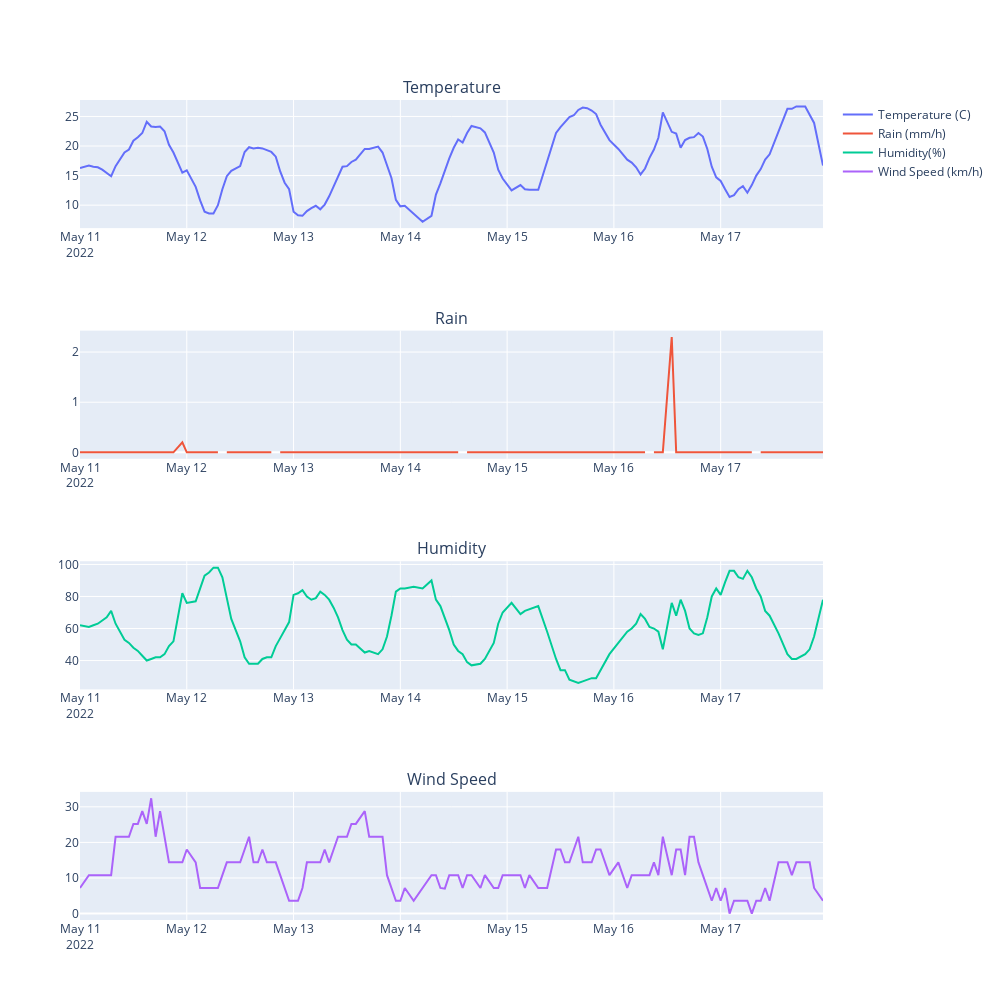

Write notebook code for a chart like this one.
### Code cell
fig = make_subplots(rows=4, cols=1, subplot_titles=("Temperature","Rain","Humidity", "Wind Speed"))

fig.append_trace(go.Scatter(name='Temperature (C)',x=weather['date'], y=weather['temp']),row=1,col=1)

fig.append_trace(go.Scatter(name='Rain (mm/h)', x=weather['date'], y=weather['rain']),row=2,col=1)

fig.append_trace(go.Scatter(name='Humidity(%)', x=weather['date'], y=weather['humidity']),row=3,col=1)

fig.append_trace(go.Scatter(name='Wind Speed (km/h)', x=weather['date'], y=weather['wind speed']),row=4,col=1)


fig.update_layout(height=1000, width=1000)

fig.show()

### Figure 1 — Plotly figure (JSON) as saved in the notebook; plotly's stock layout.template omitted (floating-point values rounded to 4 significant figures; data arrays with more than 128 entries replaced by an {"elided": "..."} marker saying what was removed)
{"data": [{"name": "Temperature (C)", "type": "scatter", "x": {"elided": "143 str values"}, "xaxis": "x", "y": {"elided": "143 float values"}, "yaxis": "y"}, {"name": "Rain (mm/h)", "type": "scatter", "x": {"elided": "143 str values"}, "xaxis": "x2", "y": {"elided": "143 float values"}, "yaxis": "y2"}, {"name": "Humidity(%)", "type": "scatter", "x": {"elided": "143 str values"}, "xaxis": "x3", "y": {"elided": "143 int values"}, "yaxis": "y3"}, {"name": "Wind Speed (km/h)", "type": "scatter", "x": {"elided": "143 str values"}, "xaxis": "x4", "y": {"elided": "143 float values"}, "yaxis": "y4"}], "layout": {"annotations": [{"font": {"size": 16}, "showarrow": false, "text": "Temperature", "x": 0.5, "xanchor": "center", "xref": "paper", "y": 1, "yanchor": "bottom", "yref": "paper"}, {"font": {"size": 16}, "showarrow": false, "text": "Rain", "x": 0.5, "xanchor": "center", "xref": "paper", "y": 0.7188, "yanchor": "bottom", "yref": "paper"}, {"font": {"size": 16}, "showarrow": false, "text": "Humidity", "x": 0.5, "xanchor": "center", "xref": "paper", "y": 0.4375, "yanchor": "bottom", "yref": "paper"}, {"font": {"size": 16}, "showarrow": false, "text": "Wind Speed", "x": 0.5, "xanchor": "center", "xref": "paper", "y": 0.1562, "yanchor": "bottom", "yref": "paper"}], "height": 1000, "width": 1000, "xaxis": {"anchor": "y", "domain": [0, 1]}, "xaxis2": {"anchor": "y2", "domain": [0, 1]}, "xaxis3": {"anchor": "y3", "domain": [0, 1]}, "xaxis4": {"anchor": "y4", "domain": [0, 1]}, "yaxis": {"anchor": "x", "domain": [0.8438, 1]}, "yaxis2": {"anchor": "x2", "domain": [0.5625, 0.7188]}, "yaxis3": {"anchor": "x3", "domain": [0.2812, 0.4375]}, "yaxis4": {"anchor": "x4", "domain": [0, 0.1562]}}}
